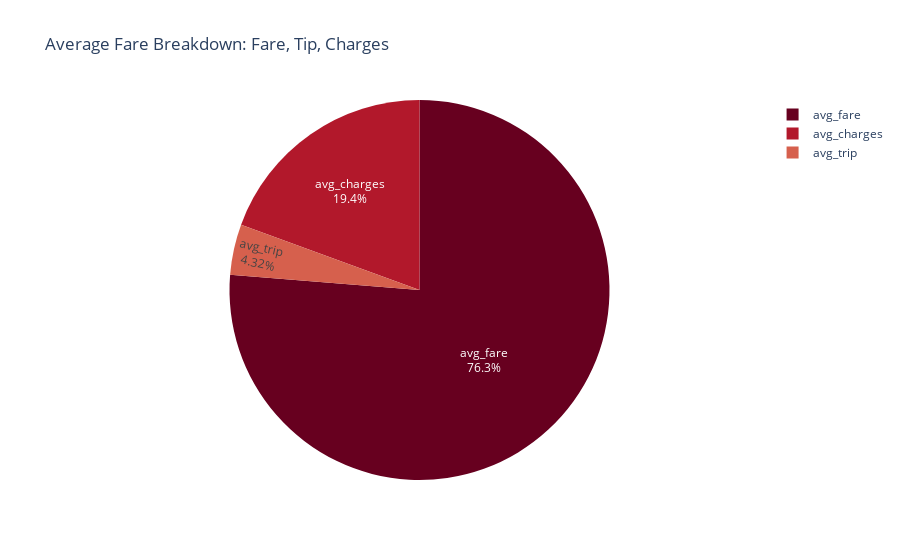

Here is the notebook cell this chart was saved with:
### Code cell
# Fare Breakdown Pie Chart
df_fare = pd.read_csv("data/athena-results/Unsaved/2025/04/21/fare_breakdown.csv")
fare_parts = df_fare.iloc[0].to_dict()


fig = px.pie(
    names=list(fare_parts.keys()),
    values=list(fare_parts.values()),
    color_discrete_sequence=px.colors.sequential.RdBu,
    title="Average Fare Breakdown: Fare, Tip, Charges"
)
fig.update_traces(textinfo='percent+label')
fig.update_layout(template="plotly_white")
fig.show()

### Figure 1 — Plotly figure (JSON) as saved in the notebook; plotly's stock layout.template omitted (floating-point values rounded to 4 significant figures)
{"data": [{"domain": {"x": [0, 1], "y": [0, 1]}, "hovertemplate": "label=%{label}<br>value=%{value}<extra></extra>", "labels": ["avg_fare", "avg_trip", "avg_charges"], "legendgroup": "", "name": "", "showlegend": true, "textinfo": "percent+label", "type": "pie", "values": [13.53, 0.7657, 3.444]}], "layout": {"legend": {"tracegroupgap": 0}, "piecolorway": ["rgb(103,0,31)", "rgb(178,24,43)", "rgb(214,96,77)", "rgb(244,165,130)", "rgb(253,219,199)", "rgb(247,247,247)", "rgb(209,229,240)", "rgb(146,197,222)", "rgb(67,147,195)", "rgb(33,102,172)", "rgb(5,48,97)"], "title": {"text": "Average Fare Breakdown: Fare, Tip, Charges"}}}
